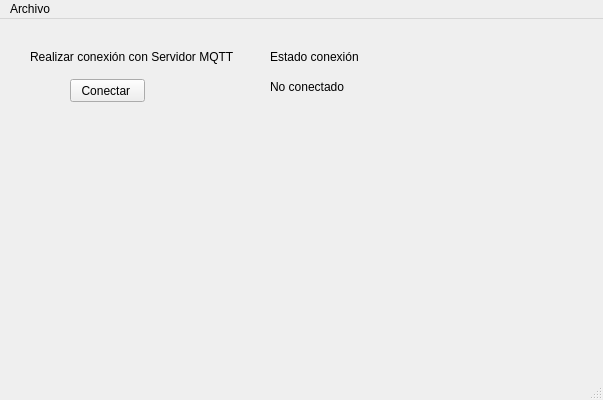
<?xml version="1.0" encoding="UTF-8"?>
<ui version="4.0">
 <class>MainWindow</class>
 <widget class="QMainWindow" name="MainWindow">
  <property name="geometry">
   <rect>
    <x>0</x>
    <y>0</y>
    <width>603</width>
    <height>400</height>
   </rect>
  </property>
  <property name="minimumSize">
   <size>
    <width>200</width>
    <height>100</height>
   </size>
  </property>
  <property name="maximumSize">
   <size>
    <width>800</width>
    <height>600</height>
   </size>
  </property>
  <property name="sizeIncrement">
   <size>
    <width>5</width>
    <height>5</height>
   </size>
  </property>
  <property name="mouseTracking">
   <bool>false</bool>
  </property>
  <property name="windowTitle">
   <string>Sistema de Monitoreo Señales Biomédicas</string>
  </property>
  <property name="windowIcon">
   <iconset>
    <normaloff>heart_icon.png</normaloff>heart_icon.png</iconset>
  </property>
  <property name="windowOpacity">
   <double>1.000000000000000</double>
  </property>
  <property name="toolTip">
   <string>Pantalla principal</string>
  </property>
  <property name="animated">
   <bool>false</bool>
  </property>
  <property name="documentMode">
   <bool>false</bool>
  </property>
  <property name="tabShape">
   <enum>QTabWidget::Rounded</enum>
  </property>
  <widget class="QWidget" name="centralwidget">
   <widget class="QPushButton" name="connect_mqtt">
    <property name="geometry">
     <rect>
      <x>70</x>
      <y>60</y>
      <width>75</width>
      <height>23</height>
     </rect>
    </property>
    <property name="statusTip">
     <string>Conectar con Servidor MQTT</string>
    </property>
    <property name="text">
     <string>Conectar </string>
    </property>
   </widget>
   <widget class="QLabel" name="label">
    <property name="geometry">
     <rect>
      <x>30</x>
      <y>30</y>
      <width>221</width>
      <height>16</height>
     </rect>
    </property>
    <property name="text">
     <string>Realizar conexión con Servidor MQTT</string>
    </property>
   </widget>
   <widget class="QLabel" name="label_2">
    <property name="geometry">
     <rect>
      <x>270</x>
      <y>30</y>
      <width>101</width>
      <height>16</height>
     </rect>
    </property>
    <property name="text">
     <string>Estado conexión</string>
    </property>
   </widget>
   <widget class="QLabel" name="label_3">
    <property name="geometry">
     <rect>
      <x>270</x>
      <y>60</y>
      <width>81</width>
      <height>16</height>
     </rect>
    </property>
    <property name="text">
     <string>No conectado</string>
    </property>
   </widget>
  </widget>
  <widget class="QMenuBar" name="menubar">
   <property name="geometry">
    <rect>
     <x>0</x>
     <y>0</y>
     <width>603</width>
     <height>26</height>
    </rect>
   </property>
   <widget class="QMenu" name="menuArchivo">
    <property name="title">
     <string>Archivo</string>
    </property>
    <addaction name="actionVer_signal"/>
    <addaction name="actionImportar_Archivos"/>
    <addaction name="actionRegistro_de_Datos"/>
    <addaction name="actionSalir"/>
   </widget>
   <addaction name="menuArchivo"/>
  </widget>
  <widget class="QStatusBar" name="statusbar"/>
  <action name="actionVer_signal">
   <property name="text">
    <string>Visualización señales</string>
   </property>
   <property name="toolTip">
    <string>Visualización variables</string>
   </property>
   <property name="statusTip">
    <string>Comenzar a recibir información para la visualización de las señales</string>
   </property>
   <property name="shortcut">
    <string>Ctrl+T</string>
   </property>
   <property name="shortcutContext">
    <enum>Qt::WindowShortcut</enum>
   </property>
  </action>
  <action name="actionSalir">
   <property name="text">
    <string>Salir</string>
   </property>
   <property name="statusTip">
    <string>Salir de la aplicación</string>
   </property>
   <property name="shortcut">
    <string>Ctrl+Q</string>
   </property>
  </action>
  <action name="actionImportar_Archivos">
   <property name="text">
    <string>Importar Archivos</string>
   </property>
   <property name="shortcut">
    <string>Ctrl+F</string>
   </property>
  </action>
  <action name="actionRegistro_de_Datos">
   <property name="text">
    <string>Registro de Datos</string>
   </property>
   <property name="shortcut">
    <string>Ctrl+R</string>
   </property>
  </action>
 </widget>
 <resources/>
 <connections/>
</ui>
